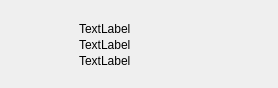
<?xml version="1.0" encoding="UTF-8"?>
<ui version="4.0">
 <class>NotifyWindow</class>
 <widget class="QWidget" name="NotifyWindow">
  <property name="geometry">
   <rect>
    <x>0</x>
    <y>0</y>
    <width>278</width>
    <height>88</height>
   </rect>
  </property>
  <property name="minimumSize">
   <size>
    <width>278</width>
    <height>88</height>
   </size>
  </property>
  <property name="maximumSize">
   <size>
    <width>278</width>
    <height>88</height>
   </size>
  </property>
  <property name="cursor">
   <cursorShape>ArrowCursor</cursorShape>
  </property>
  <property name="windowTitle">
   <string>NodifyWindow</string>
  </property>
  <property name="styleSheet">
   <string notr="true">QWidget#NotifyWindow
{
	font-family:微软雅黑;
}
QPushButton#pushButton_close{
	height:25px;
	width:25px;
	border-image: url(:/Images/close_mini_normal.png);
}
QPushButton#pushButton_close:hover{
	border-image: url(:/Images/close_mini_normal.png);
}
QPushButton#closeBtnBar:pressed{
	border-image: url(:/Images/close_mini_normal.png);
}

QProgressBar{
	min-height:1px;
	max-height:1px;
}
QProgressBar::chunk {
    background-color: qlineargradient(spread:pad, x1:0, y1:0, x2:1, y2:0,
		stop:0 #36CAD8,
		stop:0.7 #36CAD8,
		stop:1 #36CAD800);
}
QWidget#content_id,QWidget#content_msg_1,QWidget#content_msg_2
{
	font-size:12px;
}</string>
  </property>
  <layout class="QVBoxLayout" name="verticalLayout_3">
   <property name="spacing">
    <number>0</number>
   </property>
   <property name="leftMargin">
    <number>0</number>
   </property>
   <property name="topMargin">
    <number>0</number>
   </property>
   <property name="rightMargin">
    <number>0</number>
   </property>
   <property name="bottomMargin">
    <number>0</number>
   </property>
   <item>
    <widget class="QWidget" name="shadowbg" native="true">
     <property name="minimumSize">
      <size>
       <width>278</width>
       <height>88</height>
      </size>
     </property>
     <property name="maximumSize">
      <size>
       <width>278</width>
       <height>88</height>
      </size>
     </property>
     <property name="styleSheet">
      <string notr="true"/>
     </property>
     <layout class="QVBoxLayout" name="verticalLayout_4">
      <property name="spacing">
       <number>0</number>
      </property>
      <property name="leftMargin">
       <number>8</number>
      </property>
      <property name="topMargin">
       <number>8</number>
      </property>
      <property name="rightMargin">
       <number>8</number>
      </property>
      <property name="bottomMargin">
       <number>8</number>
      </property>
      <item>
       <widget class="QWidget" name="shadowinnerbg" native="true">
        <property name="minimumSize">
         <size>
          <width>262</width>
          <height>72</height>
         </size>
        </property>
        <property name="maximumSize">
         <size>
          <width>262</width>
          <height>72</height>
         </size>
        </property>
        <widget class="QWidget" name="contentpanel" native="true">
         <property name="geometry">
          <rect>
           <x>1</x>
           <y>1</y>
           <width>262</width>
           <height>72</height>
          </rect>
         </property>
         <property name="minimumSize">
          <size>
           <width>262</width>
           <height>72</height>
          </size>
         </property>
         <property name="maximumSize">
          <size>
           <width>262</width>
           <height>72</height>
          </size>
         </property>
         <layout class="QHBoxLayout" name="horizontalLayout">
          <property name="spacing">
           <number>2</number>
          </property>
          <property name="leftMargin">
           <number>0</number>
          </property>
          <property name="topMargin">
           <number>0</number>
          </property>
          <property name="rightMargin">
           <number>0</number>
          </property>
          <property name="bottomMargin">
           <number>0</number>
          </property>
          <item>
           <widget class="QWidget" name="widget" native="true">
            <property name="minimumSize">
             <size>
              <width>68</width>
              <height>72</height>
             </size>
            </property>
            <property name="maximumSize">
             <size>
              <width>68</width>
              <height>72</height>
             </size>
            </property>
            <layout class="QVBoxLayout" name="verticalLayout">
             <property name="spacing">
              <number>0</number>
             </property>
             <property name="leftMargin">
              <number>16</number>
             </property>
             <property name="topMargin">
              <number>16</number>
             </property>
             <property name="rightMargin">
              <number>13</number>
             </property>
             <property name="bottomMargin">
              <number>16</number>
             </property>
             <item>
              <widget class="QLabel" name="content_image">
               <property name="minimumSize">
                <size>
                 <width>40</width>
                 <height>40</height>
                </size>
               </property>
               <property name="maximumSize">
                <size>
                 <width>40</width>
                 <height>40</height>
                </size>
               </property>
               <property name="text">
                <string/>
               </property>
               <property name="textFormat">
                <enum>Qt::AutoText</enum>
               </property>
               <property name="scaledContents">
                <bool>false</bool>
               </property>
               <property name="alignment">
                <set>Qt::AlignLeading|Qt::AlignLeft|Qt::AlignVCenter</set>
               </property>
               <property name="wordWrap">
                <bool>false</bool>
               </property>
              </widget>
             </item>
            </layout>
           </widget>
          </item>
          <item>
           <widget class="QWidget" name="widget_3" native="true">
            <property name="minimumSize">
             <size>
              <width>190</width>
              <height>72</height>
             </size>
            </property>
            <property name="maximumSize">
             <size>
              <width>190</width>
              <height>72</height>
             </size>
            </property>
            <property name="styleSheet">
             <string notr="true"/>
            </property>
            <layout class="QVBoxLayout" name="verticalLayout_2">
             <property name="spacing">
              <number>2</number>
             </property>
             <property name="leftMargin">
              <number>0</number>
             </property>
             <property name="topMargin">
              <number>13</number>
             </property>
             <property name="rightMargin">
              <number>0</number>
             </property>
             <property name="bottomMargin">
              <number>13</number>
             </property>
             <item>
              <widget class="QLabel" name="content_id">
               <property name="minimumSize">
                <size>
                 <width>140</width>
                 <height>14</height>
                </size>
               </property>
               <property name="maximumSize">
                <size>
                 <width>140</width>
                 <height>14</height>
                </size>
               </property>
               <property name="text">
                <string>TextLabel</string>
               </property>
               <property name="alignment">
                <set>Qt::AlignLeading|Qt::AlignLeft|Qt::AlignVCenter</set>
               </property>
              </widget>
             </item>
             <item>
              <widget class="QLabel" name="content_msg_1">
               <property name="minimumSize">
                <size>
                 <width>154</width>
                 <height>14</height>
                </size>
               </property>
               <property name="maximumSize">
                <size>
                 <width>184</width>
                 <height>14</height>
                </size>
               </property>
               <property name="text">
                <string>TextLabel</string>
               </property>
               <property name="wordWrap">
                <bool>false</bool>
               </property>
              </widget>
             </item>
             <item>
              <widget class="QLabel" name="content_msg_2">
               <property name="minimumSize">
                <size>
                 <width>154</width>
                 <height>14</height>
                </size>
               </property>
               <property name="maximumSize">
                <size>
                 <width>184</width>
                 <height>14</height>
                </size>
               </property>
               <property name="text">
                <string>TextLabel</string>
               </property>
               <property name="wordWrap">
                <bool>false</bool>
               </property>
              </widget>
             </item>
            </layout>
           </widget>
          </item>
         </layout>
        </widget>
        <widget class="TitlebarWidget" name="Title_bar" native="true">
         <property name="geometry">
          <rect>
           <x>7</x>
           <y>0</y>
           <width>251</width>
           <height>27</height>
          </rect>
         </property>
         <property name="minimumSize">
          <size>
           <width>20</width>
           <height>27</height>
          </size>
         </property>
         <property name="maximumSize">
          <size>
           <width>16777215</width>
           <height>27</height>
          </size>
         </property>
        </widget>
       </widget>
      </item>
     </layout>
    </widget>
   </item>
  </layout>
 </widget>
 <layoutdefault spacing="6" margin="11"/>
 <customwidgets>
  <customwidget>
   <class>TitlebarWidget</class>
   <extends>QWidget</extends>
   <header>TitlebarWidget.h</header>
   <container>1</container>
  </customwidget>
 </customwidgets>
 <resources>
  <include location="localman.qrc"/>
 </resources>
 <connections/>
</ui>
